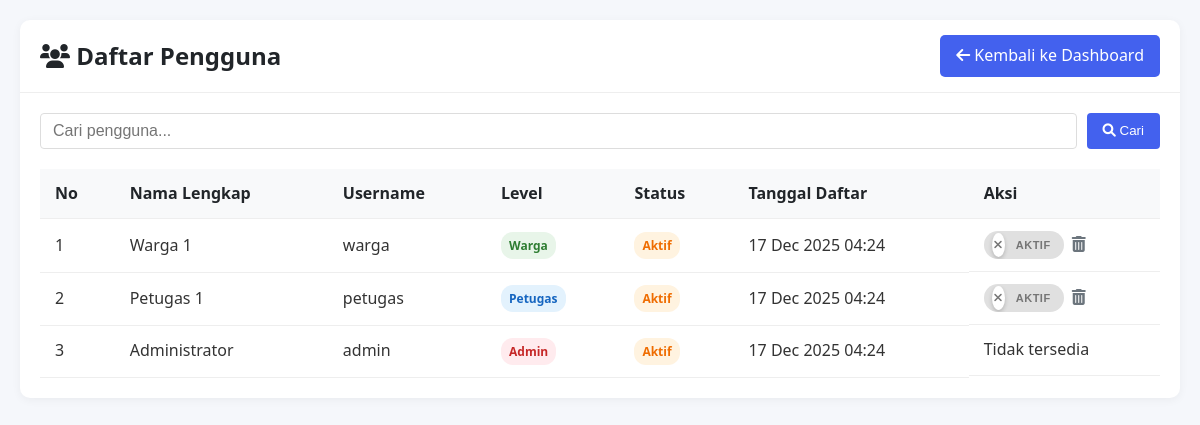
The page /admin/users.php (signed in) on the database its author committed.
### tables this page shows
CREATE TABLE `users` (
  `id` int(11) NOT NULL AUTO_INCREMENT,
  `username` varchar(50) NOT NULL,
  `password` varchar(255) NOT NULL,
  `nama_lengkap` varchar(100) NOT NULL,
  `email` varchar(100) DEFAULT NULL,
  `no_telp` varchar(20) DEFAULT NULL,
  `alamat` text DEFAULT NULL,
  `level` enum('admin','petugas','warga') NOT NULL DEFAULT 'warga',
  `foto` varchar(255) DEFAULT 'default.png',
  `status` enum('aktif','nonaktif') NOT NULL DEFAULT 'aktif',
  `terakhir_login` datetime DEFAULT NULL,
  `dibuat_pada` timestamp NOT NULL DEFAULT current_timestamp(),
  `diperbarui_pada` timestamp NOT NULL DEFAULT current_timestamp() ON UPDATE current_timestamp(),
  PRIMARY KEY (`id`),
  UNIQUE KEY `username` (`username`)
);

### admin/users.php (the view, shortened to what this page needs)
<?php
$database = new Database();
$db = $database->getConnection();
$page = isset($_GET['page']) ? (int)$_GET['page'] : 1;
$per_page = 10;
$offset = ($page - 1) * $per_page;
$query = "SELECT COUNT(*) as total FROM users";
try {
    $checkCreatedAt = $db->query("SHOW COLUMNS FROM users LIKE 'created_at'");
    $hasCreatedAt = ($checkCreatedAt->rowCount() > 0);
    if ($hasCreatedAt) {
        $query = "SELECT id, username, nama_lengkap, level, status,
                 COALESCE(created_at, NOW()) as created_at
                 FROM users
                 ORDER BY created_at DESC
                 LIMIT :limit OFFSET :offset";
    } else {
        $query = "SELECT id, username, nama_lengkap, level, status,
                 NOW() as created_at
                 FROM users
                 ORDER BY id DESC
                 LIMIT :limit OFFSET :offset";
    }
    $stmt = $db->prepare($query);
    $stmt->bindValue(':limit', $per_page, PDO::PARAM_INT);
    $stmt->bindValue(':offset', $offset, PDO::PARAM_INT);
    $stmt->execute();
    $users = $stmt->fetchAll(PDO::FETCH_ASSOC);
} catch (PDOException $e) {
    error_log("Error fetching users: " . $e->getMessage());
    $query = "SELECT id, username, nama_lengkap, level, status,
             NOW() as created_at
             FROM users
             ORDER BY id DESC
             LIMIT :limit OFFSET :offset";
    $stmt = $db->prepare($query);
    $stmt->bindValue(':limit', $per_page, PDO::PARAM_INT);
    $stmt->bindValue(':offset', $offset, PDO::PARAM_INT);
    $stmt->execute();
    $users = $stmt->fetchAll(PDO::FETCH_ASSOC);
}
?>
<!DOCTYPE html>
<html lang="id">
<head>
    <link rel="stylesheet" href="https://cdnjs.cloudflare.com/ajax/libs/font-awesome/6.0.0/css/all.min.css">
</head>
<body>
    <div class="container">
        <div class="card">
            <div class="card-header">
                <h2><i class="fas fa-users"></i> Daftar Pengguna</h2>
                <a href="dashboard.php" class="btn btn-primary">
                    <i class="fas fa-arrow-left"></i> Kembali ke Dashboard
                </a>
            </div>
            <div class="card-body">
                <div class="search-box">
                    <input type="text" id="searchInput" placeholder="Cari pengguna...">
                    <button type="button" id="searchBtn"><i class="fas fa-search"></i> Cari</button>
                </div>
                <?php if (count($users) > 0): ?>
                    <div class="table-responsive">
                        <table class="table">
                            <thead>
                                <tr>
                                    <th>No</th>
                                    <th>Nama Lengkap</th>
                                    <th>Username</th>
                                    <th>Level</th>
                                    <th>Status</th>
                                    <th>Tanggal Daftar</th>
                                    <th>Aksi</th>
                                </tr>
                            </thead>
                            <tbody>
                                <?php $no = 1; ?>
                                <?php foreach ($users as $user): ?>
                                    <tr>
                                        <td><?php echo $no + $offset; ?></td>
                                        <td><?php echo htmlspecialchars($user['nama_lengkap'] ?? '-'); ?></td>
                                        <td><?php echo htmlspecialchars($user['username']); ?></td>
                                        <td>
                                            <?php
                                            $level = $user['level'] ?? 'warga';
                                            $level_class = $level === 'admin' ? 'badge-danger' : ($level === 'petugas' ? 'badge-info' : 'badge-success');
                                            ?>
                                            <span class="badge <?php echo $level_class; ?>">
                                                <?php echo ucfirst($level); ?>
                                            </span>
                                        </td>
                                        <td>
                                            <?php
                                            $status = $user['status'] ?? 'active';
                                            $status_class = $status === 'active' ? 'badge-success' : 'badge-warning';
                                            ?>
                                            <span class="badge <?php echo $status_class; ?>">
                                                <?php echo ucfirst($status); ?>
                                            </span>
                                        </td>
                                        <td><?php echo date('d M Y H:i', strtotime($user['created_at'])); ?></td>
                                        <td class="action-buttons">
                                            <?php if ($user['level'] !== 'admin'): ?>
                                                <?php
                                                    $current_status = strtolower(trim($user['status'] ?? 'active'));
                                                    $status_text = ($current_status === 'active') ? 'Nonaktif' : 'Aktif';
                                                    $title_text = ($current_status === 'active') ? 'Nonaktifkan Akun' : 'Aktifkan Akun';
                                                    $icon_class = ($current_status === 'active') ? 'fa-check' : 'fa-times';
                                                ?>
                                                <form method="POST" action="" style="display: inline-block;" onsubmit="return confirm('Apakah Anda yakin ingin <?php echo strtolower($title_text); ?>?')">
                                                    <button type="submit" name="update_status" class="status-toggle <?php echo $current_status === 'active' ? 'active' : 'inactive'; ?>"
                                                            title="<?php echo $title_text; ?>">
                                                        <span class="toggle-handle">
                                                            <i class="fas <?php echo $icon_class; ?>"></i>
                                                        </span>
                                                        <span class="toggle-text">
                                                            <?php echo $status_text; ?>
                                                        </span>
                                                    </button>
                                                </form>
                                                <a href="#" onclick="hapusUser(<?php echo $user['id']; ?>)" title="Hapus">
                                                    <i class="fas fa-trash-alt text-danger"></i>
                                                </a>
                                            <?php else: ?>
                                                <span class="text-muted">Tidak tersedia</span>
                                            <?php endif; ?>
                                        </td>
                                    </tr>
                                    <?php $no++; ?>
                                <?php endforeach; ?>
                            </tbody>
                        </table>
                    </div>
                <?php endif; ?>
            </div>
        </div>
    </div>
</body>
</html>

### admin/users.php (style rules this page uses)
:root { --primary: #4361ee; --primary-light: #e6e9ff; --secondary: #3f37c9; --success: #4bb543; --danger: #f44336; --warning: #ff9800; --info: #2196f3; --light: #f8f9fa; --dark: #212529; --gray: #6c757d; }
body { font-family: 'Segoe UI', Tahoma, Geneva, Verdana, sans-serif; background-color: #f5f7fb; color: #333; margin: 0; padding: 0; line-height: 1.6; }
.container { max-width: 1200px; margin: 0 auto; padding: 20px; }
.card { background: white; border-radius: 10px; box-shadow: 0 2px 10px rgba(0, 0, 0, 0.05); margin-bottom: 20px; overflow: hidden; }
.card-header { padding: 15px 20px; border-bottom: 1px solid #eee; display: flex; justify-content: space-between; align-items: center; flex-wrap: wrap; }
.card-header h2 { margin: 0; font-size: 1.5rem; color: var(--dark); }
.card-body { padding: 20px; overflow-x: auto; }
.btn { display: inline-block; padding: 8px 16px; border-radius: 5px; text-decoration: none; font-weight: 500; cursor: pointer; transition: all 0.3s; border: none; }
.btn-primary { background-color: var(--primary); color: white; }
.table { width: 100%; border-collapse: collapse; min-width: 600px; }
.table th, .table td { padding: 12px 15px; text-align: left; border-bottom: 1px solid #eee; }
.table th { background-color: #f8f9fa; font-weight: 600; color: var(--dark); position: sticky; top: 0; }
.badge { display: inline-block; padding: 4px 8px; border-radius: 12px; font-size: 0.75rem; font-weight: 600; text-transform: capitalize; }
.badge-success { background-color: #e8f5e9; color: #2e7d32; }
.badge-warning { background-color: #fff3e0; color: #ef6c00; }
.badge-danger { background-color: #ffebee; color: #c62828; }
.badge-info { background-color: #e3f2fd; color: #1565c0; }
.action-buttons { display: flex; gap: 8px; align-items: center; }
.action-buttons a { color: var(--gray); text-decoration: none; transition: color 0.2s; }
.status-toggle { position: relative; display: inline-flex; align-items: center; width: 80px; height: 28px; border-radius: 14px; border: none; cursor: pointer; outline: none; padding: 0 5px; transition: all 0.3s ease; font-size: 12px; font-weight: 500; text-transform: uppercase; letter-spacing: 0.5px; overflow: hidden; }
.status-toggle.inactive { background-color: #e0e0e0; color: #757575; justify-content: flex-start; }
.toggle-handle { display: flex; align-items: center; justify-content: center; width: 24px; height: 24px; border-radius: 50%; background: white; margin: 0 3px; transition: all 0.3s ease; box-shadow: 0 2px 4px rgba(0,0,0,0.2); }
.inactive .toggle-handle { transform: translateX(0); }
.toggle-text { margin: 0 8px; white-space: nowrap; font-size: 11px; font-weight: 600; }
.search-box { margin-bottom: 20px; display: flex; gap: 10px; }
.search-box input[type="text"] { flex: 1; padding: 8px 12px; border: 1px solid #ddd; border-radius: 4px; font-size: 1rem; }
.search-box button { padding: 8px 16px; background-color: var(--primary); color: white; border: none; border-radius: 4px; cursor: pointer; }

### rows shown on the page
users: offset "1", nama_lengkap "Warga 1", username "warga", level "Warga", status "Aktif", created_at "17 Dec 2025 04:24", status "AKTIF"
users: offset "2", nama_lengkap "Petugas 1", username "petugas", level "Petugas", status "Aktif", created_at "17 Dec 2025 04:24", status "AKTIF"
users: offset "3", nama_lengkap "Administrator", username "admin", level "Admin", status "Aktif", created_at "17 Dec 2025 04:24", shows "Tidak tersedia"
